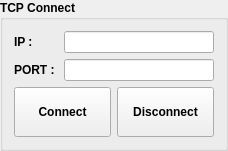
         <widget class="QGroupBox" name="groupBox">
          <property name="minimumSize">
           <size>
            <width>0</width>
            <height>0</height>
           </size>
          </property>
          <property name="maximumSize">
           <size>
            <width>240</width>
            <height>16777215</height>
           </size>
          </property>
          <property name="font">
           <font>
            <weight>75</weight>
            <bold>true</bold>
           </font>
          </property>
          <property name="title">
           <string>TCP Connect</string>
          </property>
          <layout class="QGridLayout" name="gridLayout">
           <item row="0" column="0">
            <layout class="QVBoxLayout" name="verticalLayout_2">
             <item>
              <widget class="QLabel" name="label">
               <property name="text">
                <string>IP : </string>
               </property>
              </widget>
             </item>
             <item>
              <widget class="QLabel" name="label_2">
               <property name="text">
                <string>PORT : </string>
               </property>
              </widget>
             </item>
            </layout>
           </item>
           <item row="0" column="1">
            <layout class="QVBoxLayout" name="verticalLayout">
             <item>
              <widget class="QLineEdit" name="txtIP">
               <property name="minimumSize">
                <size>
                 <width>150</width>
                 <height>0</height>
                </size>
               </property>
              </widget>
             </item>
             <item>
              <widget class="QLineEdit" name="txtPORT">
               <property name="minimumSize">
                <size>
                 <width>150</width>
                 <height>0</height>
                </size>
               </property>
              </widget>
             </item>
            </layout>
           </item>
           <item row="1" column="0" colspan="2">
            <layout class="QHBoxLayout" name="horizontalLayout_2">
             <item>
              <widget class="QPushButton" name="btnConnect">
               <property name="enabled">
                <bool>true</bool>
               </property>
               <property name="minimumSize">
                <size>
                 <width>75</width>
                 <height>50</height>
                </size>
               </property>
               <property name="text">
                <string>Connect</string>
               </property>
              </widget>
             </item>
             <item>
              <widget class="QPushButton" name="btnDisconnect">
               <property name="minimumSize">
                <size>
                 <width>75</width>
                 <height>50</height>
                </size>
               </property>
               <property name="text">
                <string>Disconnect</string>
               </property>
              </widget>
             </item>
            </layout>
           </item>
          </layout>
         </widget>
